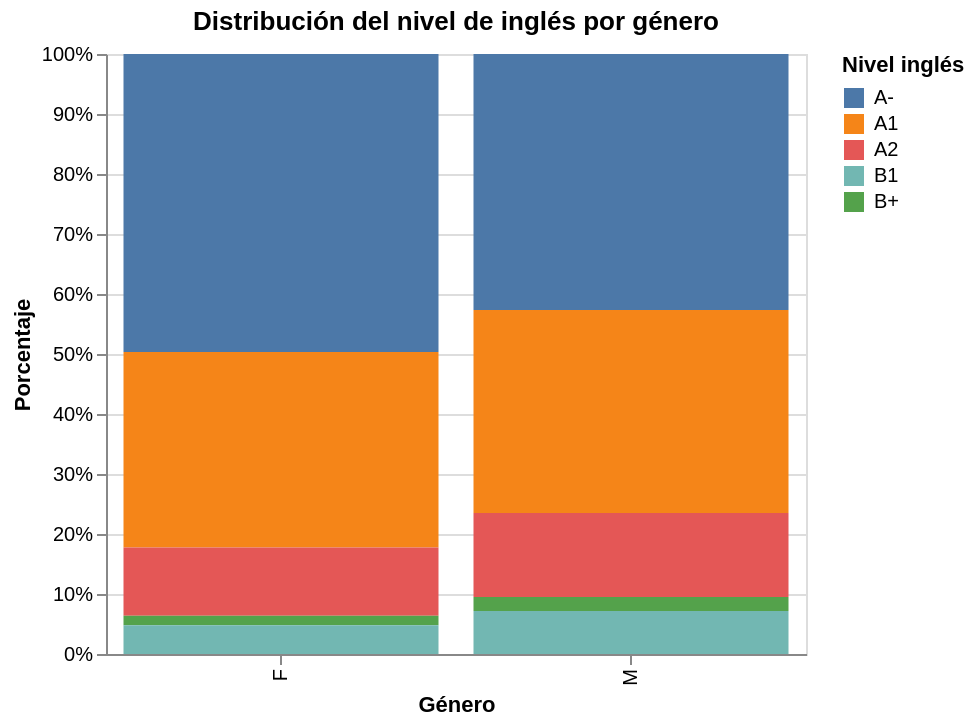

This figure's notebook cell:
### Code cell
genero_ingles = (
    df_p3
    .dropna(subset=['estu_genero'])
    .groupby(['estu_genero', TARGET_P3])
    .size()
    .reset_index(name='conteo')
)

genero_ingles['porcentaje'] = (
    genero_ingles
    .groupby('estu_genero')['conteo']
    .transform(lambda x: x / x.sum())
)

chart_genero_ingles = alt.Chart(genero_ingles).mark_bar().encode(
    x=alt.X('estu_genero:N', title='Género'),
    y=alt.Y('porcentaje:Q', title='Porcentaje', axis=alt.Axis(format='%')),
    color=alt.Color(f'{TARGET_P3}:N', title='Nivel inglés', sort=niveles_ingles),
    tooltip=[
        alt.Tooltip('estu_genero:N', title='Género'),
        alt.Tooltip(f'{TARGET_P3}:N', title='Nivel inglés'),
        alt.Tooltip('porcentaje:Q', title='Porcentaje', format='.1%'),
        alt.Tooltip('conteo:Q', title='Estudiantes')
    ]
).properties(
    width=350,
    height=300,
    title='Distribución del nivel de inglés por género'
)

chart_genero_ingles

### Figure 1 — Vega specification as saved in the notebook (floating-point values rounded to 4 significant figures)
{"$schema": "https://vega.github.io/schema/vega/v6.json", "data": [{"name": "source_0"}, {"name": "data_0", "values": [{"conteo": 13263, "desemp_ingles": "A-", "estu_genero": "F", "porcentaje": 0.4967, "porcentaje_end": 1.0, "porcentaje_start": 0.5033}, {"conteo": 8694, "desemp_ingles": "A1", "estu_genero": "F", "porcentaje": 0.3256, "porcentaje_end": 0.5033, "porcentaje_start": 0.1777}, {"conteo": 3041, "desemp_ingles": "A2", "estu_genero": "F", "porcentaje": 0.1139, "porcentaje_end": 0.1777, "porcentaje_start": 0.06378}, {"conteo": 428, "desemp_ingles": "B+", "estu_genero": "F", "porcentaje": 0.01603, "porcentaje_end": 0.06378, "porcentaje_start": 0.04775}, {"conteo": 1275, "desemp_ingles": "B1", "estu_genero": "F", "porcentaje": 0.04775, "porcentaje_end": 0.04775, "porcentaje_start": 0.0}, {"conteo": 9089, "desemp_ingles": "A-", "estu_genero": "M", "porcentaje": 0.4267, "porcentaje_end": 1.0, "porcentaje_start": 0.5733}, {"conteo": 7206, "desemp_ingles": "A1", "estu_genero": "M", "porcentaje": 0.3383, "porcentaje_end": 0.5733, "porcentaje_start": 0.235}, {"conteo": 2984, "desemp_ingles": "A2", "estu_genero": "M", "porcentaje": 0.1401, "porcentaje_end": 0.235, "porcentaje_start": 0.09488}, {"conteo": 493, "desemp_ingles": "B+", "estu_genero": "M", "porcentaje": 0.02315, "porcentaje_end": 0.09488, "porcentaje_start": 0.07174}, {"conteo": 1528, "desemp_ingles": "B1", "estu_genero": "M", "porcentaje": 0.07174, "porcentaje_end": 0.07174, "porcentaje_start": 0.0}]}, {"name": "data_0_x_domain_estu_genero", "values": [{"estu_genero": "F"}, {"estu_genero": "M"}]}, {"name": "source_0_color_domain_desemp_ingles", "values": [{"desemp_ingles": "A-", "sort_field": 0.0}, {"desemp_ingles": "A1", "sort_field": 1.0}, {"desemp_ingles": "A2", "sort_field": 2.0}, {"desemp_ingles": "B+", "sort_field": 4.0}, {"desemp_ingles": "B1", "sort_field": 3.0}]}], "marks": [{"type": "rect", "name": "marks", "from": {"data": "data_0"}, "encode": {"update": {"x": {"field": "estu_genero", "scale": "x"}, "y2": {"field": "porcentaje_start", "scale": "y"}, "y": {"field": "porcentaje_end", "scale": "y"}, "fill": {"field": "desemp_ingles", "scale": "color"}, "tooltip": {"signal": "{\"Género\": isValid(datum[\"estu_genero\"]) ? isArray(datum[\"estu_genero\"]) ? join(datum[\"estu_genero\"], '\\n') : datum[\"estu_genero\"] : \"\"+datum[\"estu_genero\"], \"Nivel inglés\": isValid(datum[\"desemp_ingles\"]) ? isArray(datum[\"desemp_ingles\"]) ? join(datum[\"desemp_ingles\"], '\\n') : datum[\"desemp_ingles\"] : \"\"+datum[\"desemp_ingles\"], \"Porcentaje\": format(datum[\"porcentaje\"], \".1%\"), \"Estudiantes\": format(datum[\"conteo\"], \"\")}"}, "width": {"signal": "max(0.25, bandwidth('x'))"}}}, "style": ["bar"]}], "scales": [{"name": "x", "type": "band", "domain": {"data": "data_0_x_domain_estu_genero", "field": "estu_genero", "sort": true}, "range": [0, {"signal": "width"}], "paddingOuter": 0.05, "paddingInner": 0.1}, {"name": "y", "type": "linear", "domain": {"data": "data_0", "fields": ["porcentaje_start", "porcentaje_end"]}, "range": [{"signal": "height"}, 0], "nice": true, "zero": true}, {"name": "color", "type": "ordinal", "domain": {"data": "source_0_color_domain_desemp_ingles", "field": "desemp_ingles", "sort": {"op": "max", "field": "sort_field"}}, "range": "category"}], "axes": [{"scale": "y", "maxExtent": 0, "minExtent": 0, "tickCount": {"signal": "ceil(height/40)"}, "domain": false, "gridScale": "x", "orient": "left", "zindex": 0, "aria": false, "ticks": false, "labels": false, "grid": true}, {"scale": "x", "orient": "bottom", "labelAlign": "right", "labelAngle": 270, "zindex": 0, "title": "Género", "labelBaseline": "middle", "grid": false}, {"scale": "y", "title": "Porcentaje", "labelOverlap": true, "grid": false, "format": "%", "zindex": 0, "tickCount": {"signal": "ceil(height/40)"}, "orient": "left"}], "title": {"text": "Distribución del nivel de inglés por género", "frame": "group"}, "width": 350, "height": 300, "padding": 5, "legends": [{"title": "Nivel inglés", "fill": "color", "symbolType": "square"}], "background": "white", "style": "cell"}
